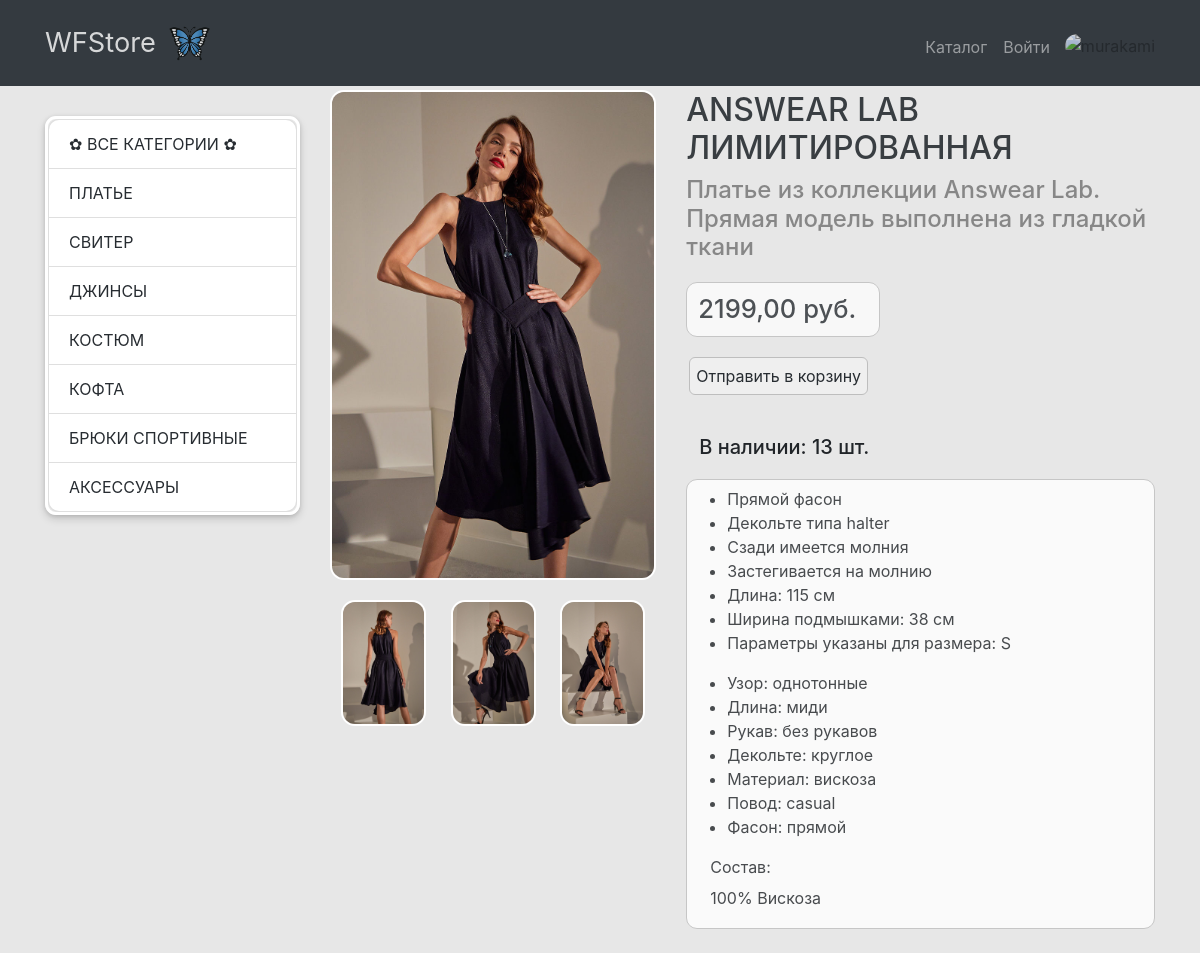
Screenshot of /product/2/ with the database file from the repository.
### products/models.py (models this page shows, shortened)
class ProductCategory(models.Model):
    name = models.CharField(max_length=100, unique=True, verbose_name="Категория")
    description = models.TextField(blank=True, verbose_name="Описание категории")
    class Meta:
        verbose_name = 'категорию'
        verbose_name_plural = 'Категории'

class Product(models.Model):
    name = models.CharField(max_length=250, verbose_name="Название товара")
    image = models.ImageField(upload_to="products_images/", blank=True, verbose_name="Изображение")
    description = models.TextField(blank=True, verbose_name="Описание")
    short_description = models.CharField(max_length=100, blank=True, verbose_name="Краткое описание")
    price = models.DecimalField(max_digits=8, decimal_places=2, default=0, verbose_name="Цена")
    quantity = models.PositiveIntegerField(default=0, verbose_name="Количество")
    category = models.ForeignKey(ProductCategory, on_delete=models.CASCADE, verbose_name="Категория")
    class Meta:
        verbose_name = 'товар'
        verbose_name_plural = 'Товары'

class Photo(models.Model):
    product = models.ForeignKey(Product, on_delete=models.CASCADE, verbose_name="Товар")
    add_photo = models.ImageField(upload_to="products_images/add/", blank=True, verbose_name="Фото")
    class Meta:
        verbose_name = 'изображение'
        verbose_name_plural = 'Изображения'

### products/views.py (the view)
# urls.py: path('product/<int:pk>/', views.product, name='product'),
def product(request, pk):
    product_obj = Product.objects.get(id=pk)
    context = {
        'title': product_obj.name,
        'product': product_obj,
        'categories': ProductCategory.objects.all(),
    }
    return render(request, 'products/product.html', context)

### products/templates/products/product.html (shortened to what this page needs)
{% extends 'products/base.html' %}
{% load static %}
{% block css %}
<link href="{% static 'css/products.css' %}" rel="stylesheet">
{% endblock %}
{% block content %}
<div class="container">
    <div class="row">
        <div class="col-lg-3">
            {% include 'products/category.html' %}
        </div>
        <div class="col-lg-9">
            <div class="row">
                <div class="col-lg-5">
                    <img id="bigImg" src="{{ product.image.url }}" alt="" class="big">
                    <br>
                    <div class="center">
                        {% for img in product.photo_set.all %}
                        <img src="{{ img.add_photo.url }}" alt="" class="small" onclick="changeImage(this)">
                        {% endfor %}
                    </div>
                </div>
                <div class="col-lg-7">
                    <h1 style="margin-top: 11px;" class="title">{{ product.name }}</h1>
                    <h4>{{ product.short_description }}</h4>
                    <h2 class="price">{{ product.price }} руб.</h2>
                    <button type="button" class="btn-outline-success basket" onclick="location.href='{% url 'basket_add' product.id %}'">
                        Отправить в корзину
                    </button>
                    <h5 class="quantity">В наличии: {{ product.quantity }} шт.</h5>
                    <div class="info-product">
                        <p>
                            {{ product.description|safe }}
                        </p>
                    </div>
                </div>
            </div>
        </div>
    </div>
</div>
{% endblock %}

### products/templates/products/category.html
<div class="list-group">
    <a href="{% url 'products' %}" class="list-group-item">&#10047; Все категории &#10047;</a>
    {% for category in categories %}
    <a href="{% url 'category' category.id %}" class="list-group-item">{{ category.name }}</a>
    {% endfor %}
</div>

### products/static/css/products.css (style rules this page uses)
body { padding-top: 56px; }
a { color: #272c31; }
.list-group-item { text-transform: uppercase; }
.col-lg-9 { margin: 24px 0; }
.title { color: #272c31; opacity: 0.9; font-size: 2em; }
h4 { color: rgb(107, 107, 107); opacity: 0.77; font-size: 1.5em; }
.big { width: 100%; margin-top: 10px; }
.price { color: #272c31; margin: 20px 0; padding: 11px; border: 1px solid rgb(190, 190, 190); background-color: rgba(255, 255, 255, 0.918); width: 194px; font-size: 1.6em; border-radius: 11px; opacity: 0.8; }
.basket { margin: 0 0 40px; margin-left: 3px; border: 1px solid rgb(190, 190, 190); border-radius: 6px; padding: 6px; }
.quantity { margin-bottom: 20px; margin-left: 13px; }
.info-product { padding-bottom: 11px; background-color: white; border-radius: 11px; border: 1px solid rgb(190, 190, 190); opacity: 0.8; }
.small { width: 26%; margin: 20px 10px; }
.center { text-align: center; }

### rows the page displays
ProductCategory: name "ПЛАТЬЕ"
ProductCategory: name "СВИТЕР"
ProductCategory: name "ДЖИНСЫ"
ProductCategory: name "КОСТЮМ"
ProductCategory: name "КОФТА"
ProductCategory: name "БРЮКИ СПОРТИВНЫЕ"
ProductCategory: name "АКСЕССУАРЫ"
Product: image (picture), name "ANSWEAR LAB ЛИМИТИРОВАННАЯ", short_description "Платье из коллекции Answear Lab. Прямая модель выполнена из гладкой ткани", price "2199,00", quantity "13", description "Прямой фасон Декольте типа halter Сзади имеется молния Застегивается на молнию Длина: 115 см Ширина подмышками: 38 см Параметры указаны для размера: S Узор: однотонные Длина: миди Рукав: без рукавов Декольте: круглое Материал: вискоза Повод: casual Фасон: прямой Состав: 100% Вискоза"
Photo: add_photo (picture)
Photo: add_photo (picture)
Photo: add_photo (picture)
